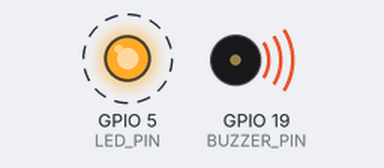
This sketch was run on a simulated ESP32. Shown: output pins drawn as LEDs (lit = HIGH), buzzer (waves = sounding). Dashed ring = blinking. At 1.6 s the program puts the board to deep sleep or switches it off; the recording ends there.

Above: at 0.15 s.
At 0.75 s:
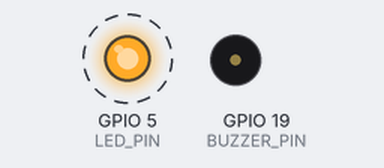
Timing chart, 0 to 1.6 s (numbered marks = the images above):
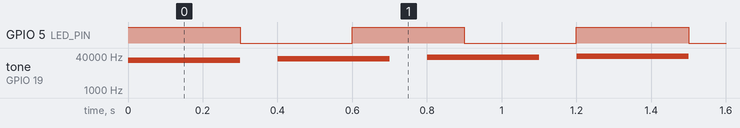

The sketch:

repelente.ino
```cpp
#include "params.h"
#include "buzzer.h"

void ledBlinkTask(void *pvParameters) {
  pinMode(LED_PIN, OUTPUT);

  while (1) {
    digitalWrite(LED_PIN, HIGH);
    vTaskDelay(pdMS_TO_TICKS(300));

    digitalWrite(LED_PIN, LOW);
    vTaskDelay(pdMS_TO_TICKS(300));
  }
}

void buzzerTask(void *pvParameters) {
  // Inicializa o PWM do buzzer
  ledcAttach(BUZZER_PIN, FREQ_25, PWM_RES);

  // Toca o buzzer na frequência de 25 kHz
  play_buzzer(BUZZER_PIN, FREQ_25);

  // Toca o buzzer na frequência de 30 kHz
  play_buzzer(BUZZER_PIN, FREQ_30);

  // Toca o buzzer na frequência de 35 kHz
  play_buzzer(BUZZER_PIN, FREQ_35);

  // Toca o buzzer na frequência de 40 kHz
  play_buzzer(BUZZER_PIN, FREQ_40);

  // Tempo estimado para dormir (deep sleep)
  esp_sleep_enable_timer_wakeup(5 * 1000000ULL);

  // Entra em deep sleep (não retorna)
  esp_deep_sleep_start();

  // Nunca chega aqui, mas por boas práticas
  vTaskDelete(NULL);
}

void setup() {
  // LED piscando (core 0)
  xTaskCreatePinnedToCore(
    ledBlinkTask,
    "LED Blink",
    1024,
    NULL,
    1,
    NULL,
    0
  );

  // Buzzer (core 1)
  xTaskCreatePinnedToCore(
    buzzerTask,          // Função da task
    "Buzzer Task",       // Nome
    2048,                // Stack size
    NULL,                // Parâmetro
    1,                   // Prioridade
    &buzzerTaskHandle,   // Handle
    1                    // Core 1
  );
}

void loop() {
  // Não usado
}
```

buzzer.cpp
```cpp
#include <Arduino.h>
#include "esp_sleep.h"
#include <stdint.h>
#include "buzzer.h"

/**
* Toca o buzzer
*/
void play_buzzer(uint8_t pin, uint32_t frequencia) {
  // Configura o buzzer para tocar a 25 kHz
  ledcChangeFrequency(pin, frequencia, PWM_RES);

  // Toca buzzer com 50% do volume
  ledcWrite(pin, 128);

  vTaskDelay(pdMS_TO_TICKS(300));

  // Desliga o buzzer
  ledcWrite(pin, 0);

  // Pausa de 100 ms
  vTaskDelay(pdMS_TO_TICKS(100));
}
```

buzzer.h
```cpp
#ifndef BUZZER_H
#define BUZZER_H

#define PWM_RES 8

/**
* Toca o buzzer
*/
void play_buzzer(uint8_t pin, uint32_t frequencia);

#endif
```

params.h
```cpp
#ifndef PARAMS_H
#define PARAMS_H

#define LED_PIN 5           // GPIO
#define BUZZER_PIN 19       // GPIO
#define FREQ_25 25000       // 25 kHz
#define FREQ_30 30000       // 30 kHz
#define FREQ_35 35000       // 35 kHz
#define FREQ_40 40000       // 40 kHz

TaskHandle_t buzzerTaskHandle = NULL;

#endif
```

Measured:
- by itself, GPIO 5 (LED_PIN): alternates HIGH for 0.30 s and LOW for 0.30 s
- by itself, tone on GPIO 19 (BUZZER_PIN): plays 25000 Hz for 0.30 s, 30000 Hz for 0.30 s, 35000 Hz for 0.30 s, 40000 Hz for 0.30 s
